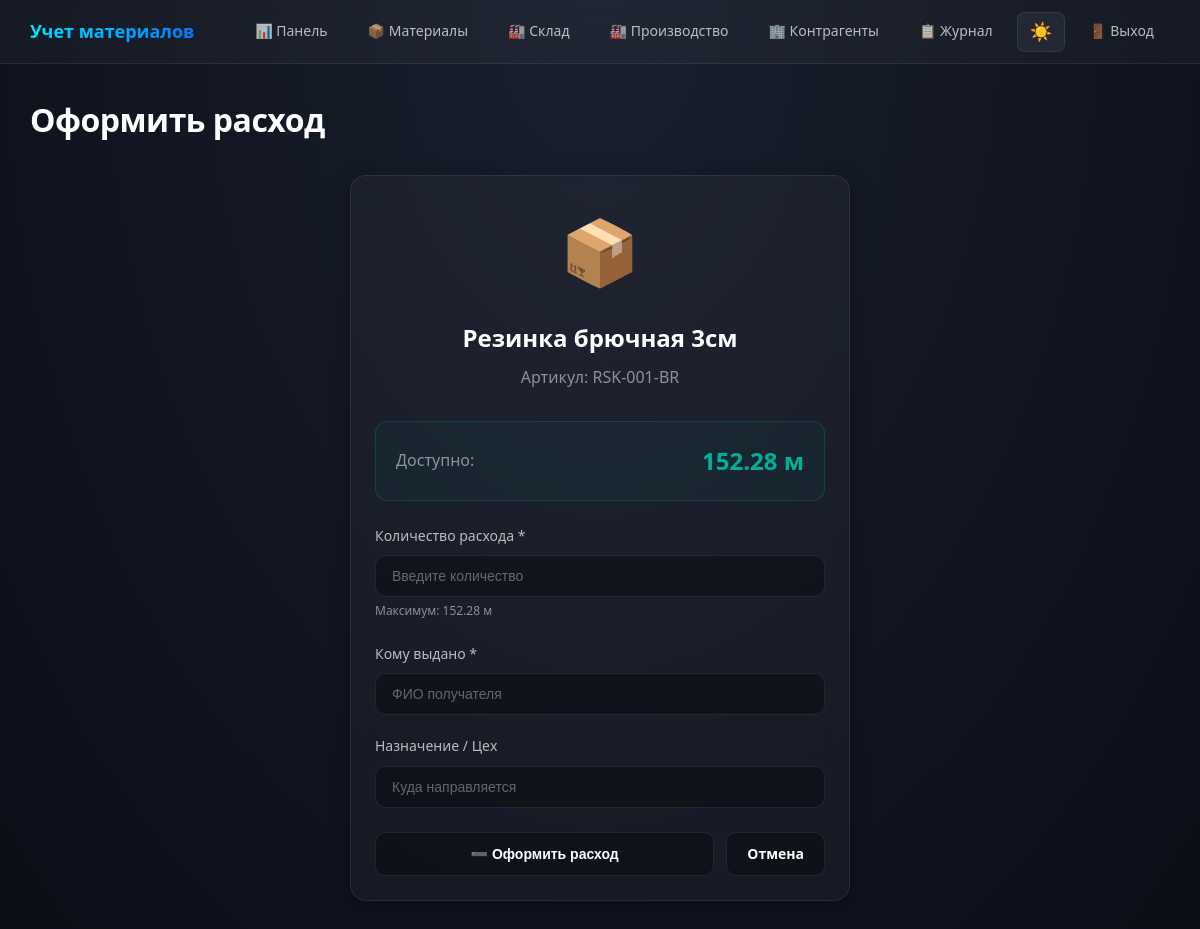
Page /materials/20/issue/ (signed in) on the committed database.
### warehouse/models.py (models this page shows, shortened)
class Material(models.Model):
    name = models.CharField(max_length=255)
    article = models.CharField(max_length=100, unique=True)
    description = models.TextField(blank=True)
    unit = models.CharField(max_length=50, default='м')
    quantity = models.FloatField(default=0, validators=[MinValueValidator(0)])
    min_stock = models.FloatField(default=10)
    image = models.ImageField(upload_to='materials/', blank=True, null=True)
    price_per_unit = models.DecimalField(
        max_digits=12,
        decimal_places=2,
        default=0,
        verbose_name="Цена за единицу",
        help_text="Цена за метр, кг или штуку"
    )
    section = models.ForeignKey(
        'Section',  # Используем строку для ленивой загрузки
        on_delete=models.CASCADE,
        related_name='materials',
        null=True,
        blank=True
    )
    contractor = models.ForeignKey(
        'Contractor',
        on_delete=models.SET_NULL,
        null=True,
        blank=True
    )
    created_at = models.DateTimeField(auto_now_add=True, null=True)
    updated_at = models.DateTimeField(auto_now=True)
    color = models.CharField(max_length=100, blank=True)
    width = models.FloatField(null=True, blank=True)
    density = models.FloatField(null=True, blank=True)
    composition = models.CharField(max_length=255, blank=True)
    class Meta:
        ordering = ['-created_at']
    contractor = models.ForeignKey(
        'Contractor',
        on_delete=models.SET_NULL,
        null=True,
        blank=True
    )
    created_at = models.DateTimeField(auto_now_add=True, null=True)
    updated_at = models.DateTimeField(auto_now=True)
    color = models.CharField(max_length=100, blank=True)
    width = models.FloatField(null=True, blank=True)
    density = models.FloatField(null=True, blank=True)
    composition = models.CharField(max_length=255, blank=True)
    class Meta:
        ordering = ['-created_at']

### warehouse/views.py (the view, shortened to what this page needs)
# urls.py: path('materials/<int:pk>/issue/', views.material_issue, name='material_issue'),
@login_required
def material_issue(request, pk):
    material = get_object_or_404(Material, pk=pk)
    return render(request, 'warehouse/issue_form.html', {'material': material})

### templates/warehouse/issue_form.html (shortened to what this page needs)
{% extends "base.html" %}
{% block content %}
<div class="page-header">
    <h1 class="page-title">Оформить расход</h1>
</div>
<div class="card" style="max-width: 500px; margin: 0 auto;">
    <div style="text-align: center; margin-bottom: 30px;">
        <div style="font-size: 64px; margin-bottom: 16px;">📦</div>
        <h2 style="margin-bottom: 8px;">{{ material.name }}</h2>
        <p style="color: var(--text-muted);">Артикул: {{ material.article }}</p>
    </div>
    <div style="background: rgba(0, 176, 155, 0.05); border: 1px solid rgba(0, 176, 155, 0.2); border-radius: 12px; padding: 20px; margin-bottom: 24px;">
        <div style="display: flex; justify-content: space-between; align-items: center;">
            <span style="color: var(--text-muted);">Доступно:</span>
            <span style="font-size: 24px; font-weight: 700; color: var(--success);">{{ material.quantity }} {{ material.unit }}</span>
        </div>
    </div>
    <form method="post">
        <div class="form-group">
            <label class="form-label">Количество расхода *</label>
            <input type="number" name="quantity" class="form-control" step="0.01" min="0.01" max="{{ material.quantity }}" required placeholder="Введите количество">
            <small style="color: var(--text-muted); font-size: 12px;">Максимум: {{ material.quantity }} {{ material.unit }}</small>
        </div>
        <div class="form-group">
            <label class="form-label">Кому выдано *</label>
            <input type="text" name="issued_to" class="form-control" required placeholder="ФИО получателя">
        </div>
        <div class="form-group">
            <label class="form-label">Назначение / Цех</label>
            <input type="text" name="destination" class="form-control" placeholder="Куда направляется">
        </div>
        <div style="margin-top: 24px; display: flex; gap: 12px;">
            <button type="submit" class="btn btn-secondary flex-1">➖ Оформить расход</button>
            <a href="{% url 'material_detail' material.id %}" class="btn btn-secondary">Отмена</a>
        </div>
    </form>
</div>
{% endblock %}

### static/css/style.css (style rules this page uses)
:root { --primary: #00eaff; --primary-dark: #0077ff; --danger: #ff416c; --warning: #f9d423; --success: #00b09b; --info: #00eaff; --bg-body: #0a0e17; --bg-card: rgba(255, 255, 255, 0.03); --bg-input: rgba(0, 0, 0, 0.3); --bg-hover: rgba(255, 255, 255, 0.05); --border: rgba(255, 255, 255, 0.08); --border-focus: rgba(0, 234, 255, 0.4); --text-primary: #ffffff; --text-secondary: rgba(255, 255, 255, 0.7); --text-muted: rgba(255, 255, 255, 0.5); --shadow: 0 4px 20px rgba(0, 0, 0, 0.3); --shadow-glow: 0 0 20px rgba(0, 234, 255, 0.3); --gradient-body: radial-gradient(ellipse at top, #1a1f2e 0%, #0a0e17 100%); --gradient-primary: linear-gradient(135deg, #00eaff 0%, #0077ff 100%); --gradient-danger: linear-gradient(135deg, #ff416c 0%, #ff4b2b 100%); }
* { margin: 0; padding: 0; box-sizing: border-box; }
html { font-size: 16px; scroll-behavior: smooth; }
body { font-family: 'Segoe UI', system-ui, -apple-system, BlinkMacSystemFont, sans-serif; background: var(--gradient-body); background-attachment: fixed; color: var(--text-primary); min-height: 100vh; line-height: 1.6; transition: background 0.3s ease, color 0.3s ease; }
body, div, span, p, h1, h2, h3, h4, h5, h6, label, input, textarea, select, button, a, li, td, th, strong, em, small { color: var(--text-primary); }
.page-header { display: flex; justify-content: space-between; align-items: center; margin-bottom: 30px; flex-wrap: wrap; gap: 16px; }
.page-title { font-size: 32px; font-weight: 700; letter-spacing: -0.5px; color: var(--text-primary); }
.card { background: var(--bg-card); border: 1px solid var(--border); border-radius: 16px; padding: 24px; backdrop-filter: blur(10px); -webkit-backdrop-filter: blur(10px); transition: all 0.3s ease; box-shadow: var(--shadow); }
.btn { display: inline-flex; align-items: center; justify-content: center; gap: 8px; padding: 10px 20px; border-radius: 10px; font-size: 14px; font-weight: 600; border: none; cursor: pointer; transition: all 0.3s ease; text-decoration: none; white-space: nowrap; }
.btn-secondary { background: var(--bg-input); color: var(--text-primary); border: 1px solid var(--border); }
.flex-1 { flex: 1; }
.form-group { margin-bottom: 20px; }
.form-label { display: block; margin-bottom: 8px; font-size: 14px; font-weight: 500; color: var(--text-secondary); }
.form-control { width: 100%; padding: 12px 16px; background: var(--bg-input); border: 1px solid var(--border); border-radius: 10px; color: var(--text-primary); font-size: 14px; transition: all 0.3s ease; }
.form-control::placeholder { color: var(--text-muted); opacity: 0.7; }

### rows in the picture
Material: name "Резинка брючная 3см", article "RSK-001-BR", quantity "152.28", unit "м"
